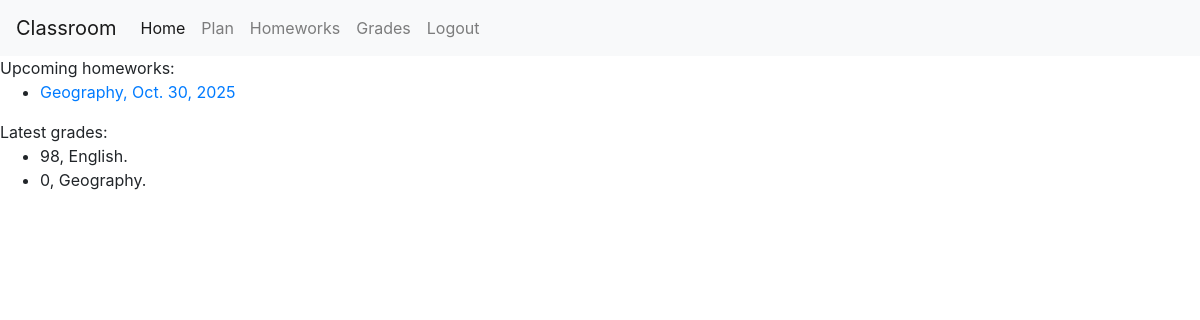
The page / (signed in) on the database its author committed.
### classroom/models.py (models this page shows)
class Homework(models.Model):
    subject = models.CharField(max_length=300, choices=SUBJECT_CHOICES)
    content = models.CharField(max_length=10000)
    deadline = models.DateField()
    group = models.ForeignKey(Class, on_delete=models.CASCADE, related_name="homeworks")
    teacher = models.ForeignKey(User, on_delete=models.CASCADE, related_name="given_homeworks")

class Grade(models.Model):
    submission = models.ForeignKey(homework_submission, on_delete=models.CASCADE, related_name="grade")
    grade = models.IntegerField()
    feedback = models.CharField(max_length=1000)
    teacher = models.ForeignKey(User, on_delete=models.CASCADE, related_name="students_grades")

class homework_submission(models.Model):
    homework = models.ForeignKey(Homework, on_delete=models.CASCADE, related_name="students_submissions")
    student = models.ForeignKey(User, on_delete=models.CASCADE, related_name="my_submissions")
    content = models.CharField(max_length=10000)

### classroom/views.py (the view)
# urls.py: path("", views.index, name="index"),
@login_required
def index(request):
    user=request.user
    permission=True
    grades = list()
    if user.type == "SU":
        group = user.group
        homeworks = group.homeworks.filter(deadline__gte=date.today()).order_by('deadline')
        submissions = user.my_submissions.all()
        i =0
        for submission in submissions:
            if i>=3:
                break
            if submission.grade.first():
                i+=1
                grades.append(submission.grade.first())
    else:
        permission=False
        homeworks = user.given_homeworks.all().filter(deadline__gte=date.today()).order_by('deadline')[:3]
    return render(request, "classroom/index.html", {
        "homeworks": homeworks,
        "grades": grades,
        "permission": permission
    })

### classroom/templates/classroom/index.html (shortened to what this page needs)
{% extends "classroom/layout.html" %}
{% load static %}
{%block body%}
    <div>
        <div>Upcoming homeworks:</div>
        <ul>
            {%for homework in homeworks%}
            <li><a href="{% url 'submission' homework.id %}">{{homework.get_subject_display}}, {{homework.deadline}}</a></li>
            {%endfor%}
        </ul>
    </div>
    {% if permission == True%}
    <div>
        <div>Latest grades:</div>
        <ul>
            {%for grade in grades %}
            <li>{{grade.grade}}, {{grade.submission.homework.get_subject_display}}.
            </li>
            {%endfor%}
        </ul>
    </div>
    {%endif%}
{%endblock%}

### rows shown on the page
Homework: subject "Geography", deadline "Oct. 30, 2025"
Grade: grade "98", submission.homework.subject "English"
Grade: grade "0", submission.homework.subject "Geography"
